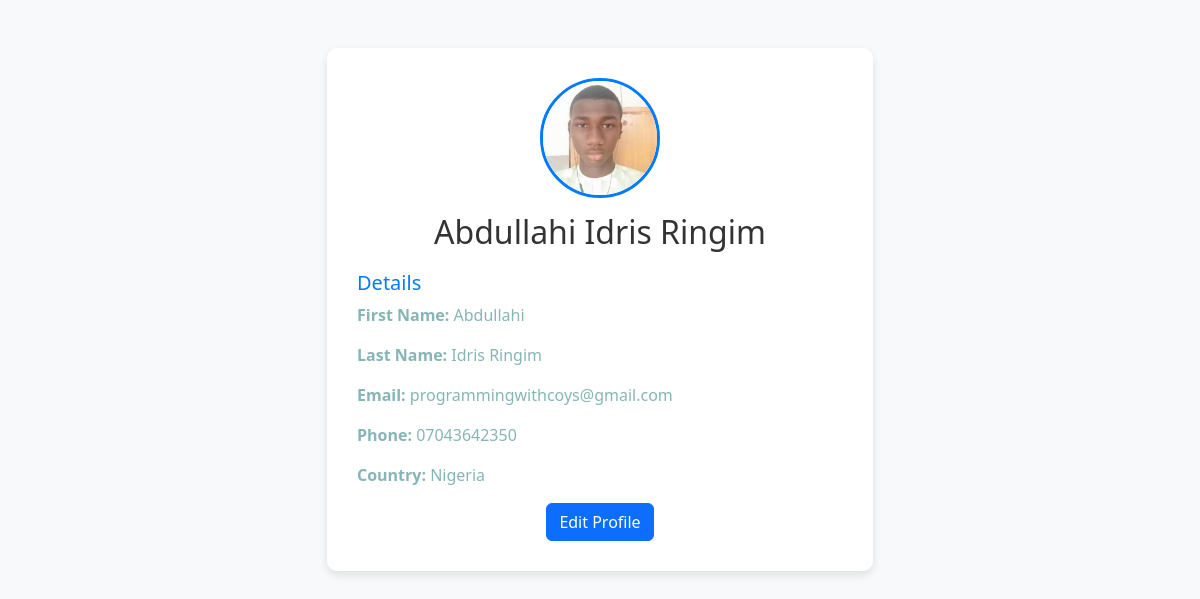
The app's page /profile/ (signed in), older data.
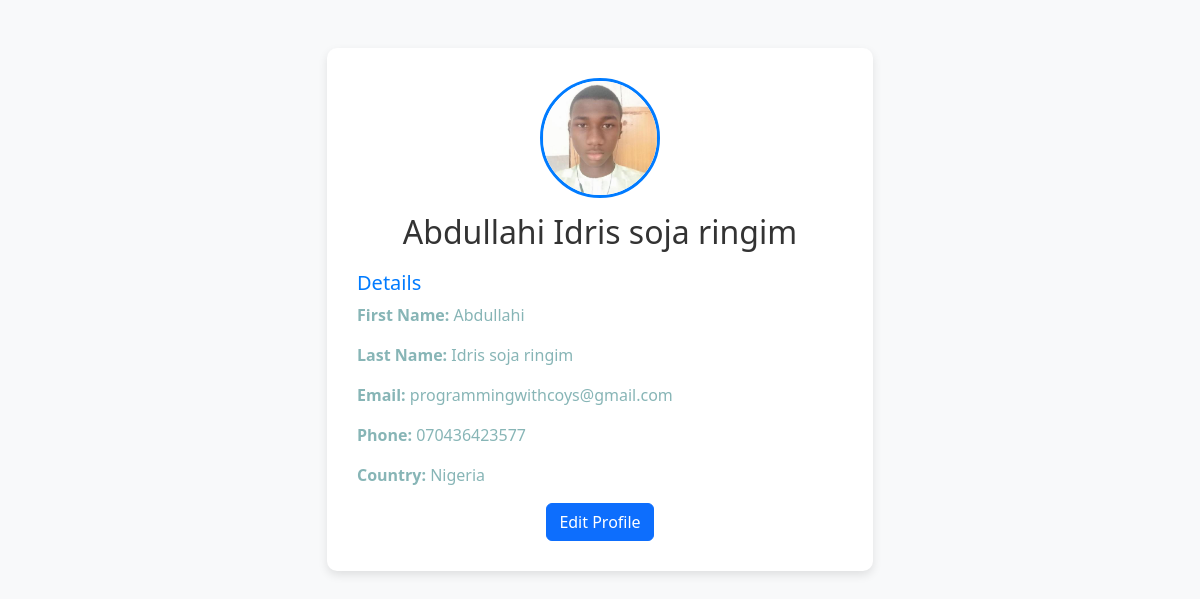
The same page, newer data.
### employees/models.py (models this page shows)
class Employee(models.Model):
    user = models.OneToOneField(User, on_delete=models.CASCADE, null=True, blank=True)
    first_name = models.CharField(max_length=25)
    last_name = models.CharField(max_length=25)
    email = models.EmailField(max_length=355, unique=True)
    phone_number = models.CharField(max_length=25, null=True, blank=True)
    country = models.CharField(max_length=40)
    username = models.CharField(max_length=25, unique=True)
    password = models.CharField(max_length=128)
    confirm_password = models.CharField(max_length=128, null=True, blank=True)
    hire_date = models.DateField(auto_now_add=True)
    profile_picture = models.ImageField(upload_to='employees/', null=True, blank=True)
    reset_token = models.UUIDField(default=uuid.uuid4, unique=True, null=True, blank=True)

### employees/views.py (the view)
# urls.py: path('profile/', views.profile, name='profile'),
def profile(request):
    employee = Employee.objects.get(user = request.user)
    return render(request, 'employees/profile.html', {'employee': employee })

### employees/templates/employees/profile.html (shortened to what this page needs)
{% load static %}
<head>
    <link href="https://cdn.jsdelivr.net/npm/bootstrap@5.3.0-alpha1/dist/css/bootstrap.min.css" rel="stylesheet">
    <link rel="stylesheet" href="{% static './css/profile.css' %}">
</head>
<body>
    <div class="container mt-5">
        <div class="row justify-content-center">
            <div class="col-md-6" >
                <div class="profile-card" >
                    {% if employee.profile_picture %}
                    <img src="{{ employee.profile_picture.url }}" alt="Profile Picture">
                    {% else %}
                    <h3>no img</h3>
                    {% endif %}
                    <h2>{{ employee.first_name }}  {{ employee.last_name }}</h2>
                    <div class="profile-details">
                        <h5>Details</h5>
                        <p><strong>First Name: </strong> {{ employee.first_name }}</p>
                        <p><strong>Last Name: </strong> {{ employee.last_name }}</p>
                        <p><strong>Email: </strong> {{ employee.email }}</p>
                        <p><strong>Phone: </strong> {{ employee.phone_number }}</p>
                        <p><strong>Country: </strong> {{ employee.country }}</p>
                    </div>
                    <a href="{% url 'edit' employee.id %}" class="btn btn-primary">Edit Profile</a>
                </div>
        </div>
    </div>
</body>
</html>

Row changes from the older to the newer data that the page shows:
changed Employee "Abdullahi": last_name "Idris Ringim" → "Idris soja ringim"; phone_number "07043642350" → "070436423577"
